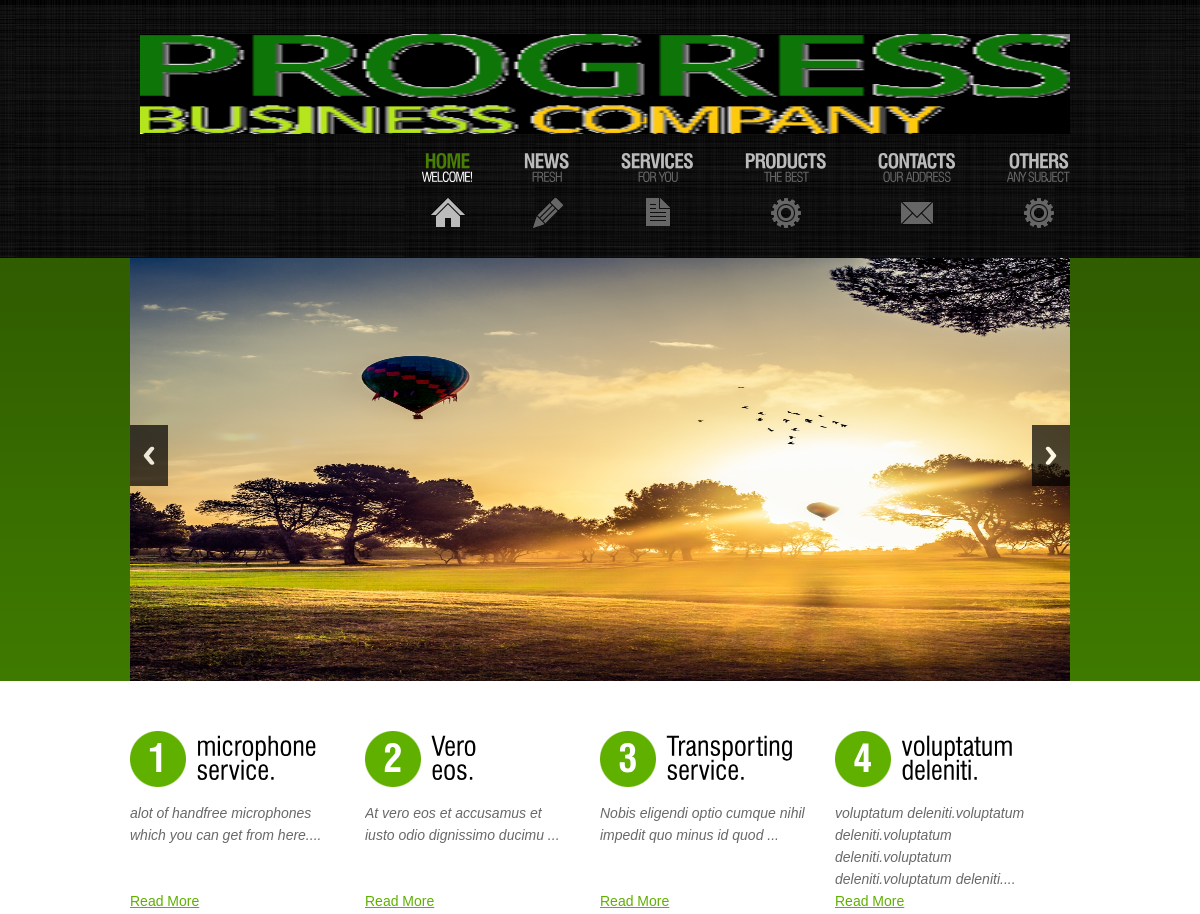
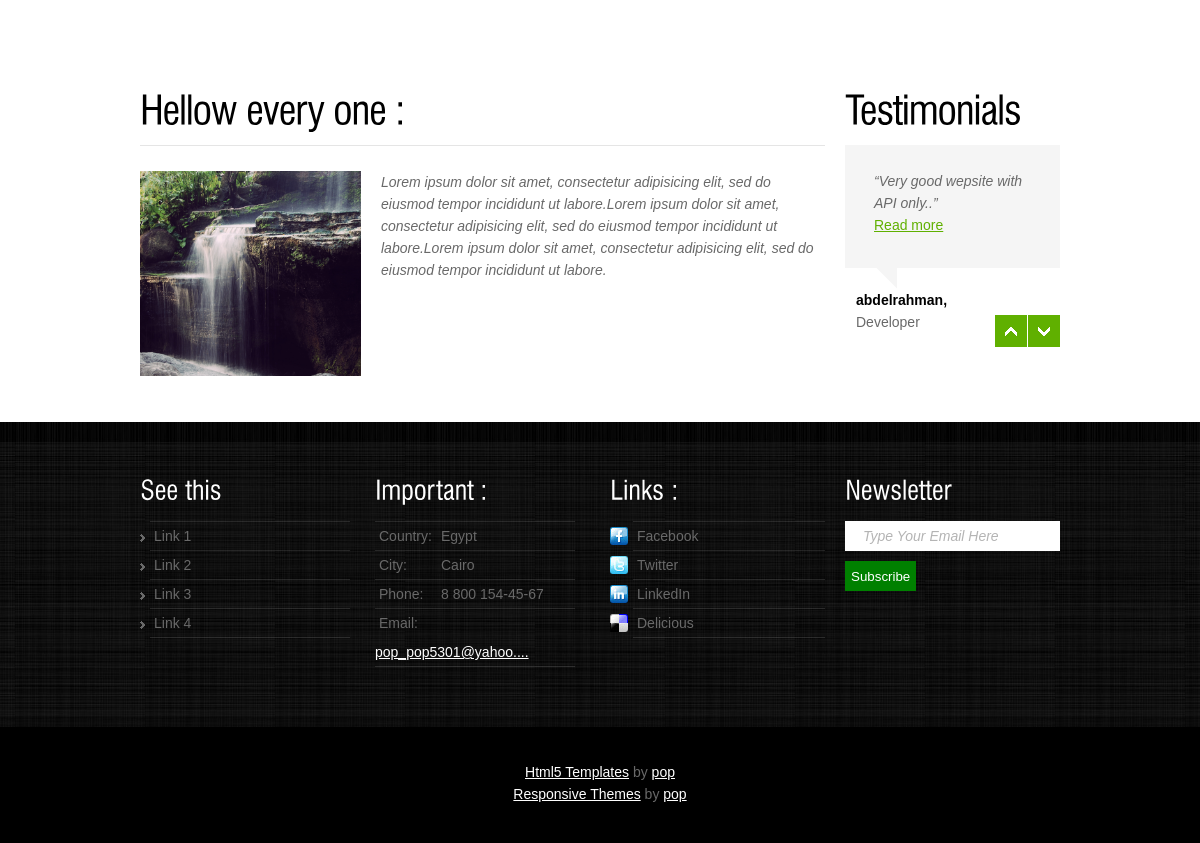
The page / on the database its author committed (2 pictures, top to bottom).
### tables this page shows
CREATE TABLE IF NOT EXISTS `products` (
  `prod_id` int(11) NOT NULL AUTO_INCREMENT,
  `prod_name` varchar(255) DEFAULT NULL,
  `desc` text,
  `content` longtext,
  `image` varchar(255) DEFAULT NULL,
  `active_prod` tinyint(1) DEFAULT NULL,
  `in_home` tinyint(1) DEFAULT NULL,
  PRIMARY KEY (`prod_id`)
);

CREATE TABLE IF NOT EXISTS `services` (
  `serv_id` int(11) NOT NULL AUTO_INCREMENT,
  `title` varchar(255) DEFAULT NULL,
  `desc` mediumtext,
  `image` varchar(255) DEFAULT NULL,
  `active_serv` tinyint(1) DEFAULT NULL,
  `in_home` tinyint(1) DEFAULT NULL,
  PRIMARY KEY (`serv_id`)
);

CREATE TABLE IF NOT EXISTS `setting` (
  `setting_id` int(11) NOT NULL AUTO_INCREMENT,
  `key` varchar(255) DEFAULT NULL,
  `desc` text,
  PRIMARY KEY (`setting_id`)
);

CREATE TABLE IF NOT EXISTS `testimonials` (
  `testimo_id` int(11) NOT NULL AUTO_INCREMENT,
  `name` varchar(255) DEFAULT NULL,
  `job` varchar(255) DEFAULT NULL,
  `desc` mediumtext,
  `content` longtext,
  `active_testimo` tinyint(1) DEFAULT NULL,
  `in_home` tinyint(1) DEFAULT NULL,
  PRIMARY KEY (`testimo_id`)
);

### productsAPI.php (called while the page is built, shortened)
<?php
function prog_pros_get($extra = '')
{
$query = sprintf("SELECT * FROM `products` %s",$extra);
$qresult = @mysql_query($query);
$rcount = @mysql_num_rows($qresult);
$pros = array();
for($i = 0; $i<$rcount; $i++)
	$pros[@count($pros)] = @mysql_fetch_object($qresult) ;
return $pros;
}
function prog_pros_get_by_active()
{
$pr_active = 1;
$result = prog_pros_get("WHERE `active_prod` = '$pr_active' ");
return $result;
}
?>

### servicesAPI.php (called while the page is built, shortened)
<?php
function prog_servs_get($extra = '')
{
$query = sprintf("SELECT * FROM `services` %s",$extra);
$qresult = @mysql_query($query);
$rcount = @mysql_num_rows($qresult);
$servs = array();
for($i = 0; $i<$rcount; $i++)
	$servs[@count($servs)] = @mysql_fetch_object($qresult) ;
return $servs;
}
function prog_servs_get_by_home()
{
$sr_home = 1;
$result = prog_servs_get("WHERE `in_home` = '$sr_home' ");
return $result;
}
?>

### prog_db.php (called while the page is built, shortened)
<?php
$prog_host      = 'localhost';
$prog_username  = 'root';
$prog_password  = '';
$prog_handle = @mysql_connect($prog_host,$prog_username,$prog_password);
function limit_text($text,$limit = 5) {
      if (str_word_count($text, 0) > $limit) {
          $words = str_word_count($text,2);
          $pos = array_keys($words);
          $text = substr($text, 0, $pos[$limit]) . '...';
      }
      return $text;
}
function get_set($key)
{
global $prog_handle;
$st_key = @mysql_real_escape_string(strip_tags($key),$prog_handle);
$result = prog_setting_get("WHERE `key` = '$st_key' ");
$setting = $result[0];
return $setting->desc;
}
?>

### settingAPI.php (called while the page is built, shortened)
<?php
function prog_setting_get($extra = '')
{
$query = sprintf("SELECT * FROM `setting` %s",$extra);
$qresult = @mysql_query($query);
$rcount = @mysql_num_rows($qresult);
$settings = array();
for($i = 0; $i<$rcount; $i++)
	$settings[@count($settings)] = @mysql_fetch_object($qresult) ;
return $settings;
}
?>

### testimonialsAPI.php (called while the page is built, shortened)
<?php
function prog_testi_get($extra = '')
{
$query = sprintf("SELECT * FROM `testimonials` %s",$extra);
$qresult = @mysql_query($query);
$rcount = @mysql_num_rows($qresult);
$testis = array();
for($i = 0; $i<$rcount; $i++)
	$testis[@count($testis)] = @mysql_fetch_object($qresult) ;
return $testis;
}
?>

### index.php (the view, shortened to what this page needs)
<!DOCTYPE html>
<html lang="en">
<head>
<link rel="stylesheet" href="css/reset.css" type="text/css" media="all">
<link rel="stylesheet" href="css/layout.css" type="text/css" media="all">
<link rel="stylesheet" href="css/style.css" type="text/css" media="all">
<link rel="stylesheet" href="css/zerogrid.css">
<link rel="stylesheet" href="css/responsive.css">
<link rel="stylesheet" href="css/responsiveslides.css" />
</head>
<body id="page1">
<div class="body1">
	<div class="body2">
		<div class="main zerogrid">
			<header>
				<div class="wrapper row">
				<h1><a href="index.php" id="logo"><img src="images/logo.png" style="width: 1000px;height: 100px;" /></a></h1>
				<nav>
					<ul id="menu">
						<li id="nav1" class="active"><a href="index.php">Home<span>Welcome!</span></a></li>
						<li id="nav2"><a href="news.php">News<span>Fresh</span></a></li>
						<li id="nav3"><a href="services.php">Services<span>for you</span></a></li>
						<li id="nav4"><a href="products.php">Products<span>The best</span></a></li>
						<li id="nav5"><a href="contacts.php">Contacts<span>Our Address</span></a></li>
						<li id="nav4"><a href="products2.php">Others<span>Any Subject</span></a></li>
					</ul>
				</nav>
				</div>
				<div class="wrapper row">
					<div class="slider">
					  	<div class="rslides_container">
							<ul class="rslides" id="slider">
<?php
require_once 'prog_db.php';
require_once 'productsAPI.php';
$pros = prog_pros_get_by_active();
if($pros == NULL)
{
	prog_db_close();
	echo('<div class="row-fluid">
    <div class="http-error">
        <h2>Oops..Problem!</h2>
        <p class="info">Page not found...Thank you.</p>
    </div>
</div>');
}else{
$pcount = @count($pros);
if($pcount == NULL)
{
	prog_db_close();
	echo('<div class="row-fluid">
    <div class="http-error">
        <h2>Oops..!</h2>
        <p class="info">Page not found...Thank you.</p>
    </div>
</div>');
}else{
for($i = 0; $i<$pcount; $i++)
{
 	$pro = $pros[$i];
if($pro->active_prod == 1)
echo '<li><a href="prodetails.php?P='.$pro->prod_id.'"><img src="admin/images/'.$pro->image.'" alt="" style="width: 940px;height: 423px;"></a></li>';
}
?>
							</ul>
						</div>
					</div>
				</div>
			</header>
		</div>
	</div>
</div>
	<div class="body3">
		<div class="main zerogrid">
<?php
require_once 'servicesAPI.php';
$servs = prog_servs_get_by_home();
if($servs == NULL)
{
	prog_db_close();
	echo('<div class="row-fluid">
    <div class="http-error">
        <h2>Oops..!</h2>
        <p class="info">Page not found...Thank you.</p>
    </div>
</div>');
}else{
$scount = @count($servs);
if($scount == NULL)
{
	prog_db_close();
	echo('<div class="row-fluid">
    <div class="http-error">
        <h2>Oops..!</h2>
        <p class="info">Page not found...Thank you.</p>
    </div>
</div>');
}else{
?>
			<article id="content">
				<div class="wrapper row">
<?php
  $a = 0;
for($i = 0; $i<$scount; $i++)
{
 	$serv = $servs[$i];
$a++;
$e = explode(" ", $serv->title);
if(($serv->in_home == 1) && ($i<=3))
			echo'<section class="col-1-4">
						<div class="wrapper pad_bot2">
							<h3><span class="dropcap">'. $a .'</span>'.$e[0].'<span>'.$e[1].'</span></h3>
							<p style="width: 210px;height: 80px;" class="pad_bot1">'.limit_text($serv->desc,10).'</p>
							<a href="services.php" class="link1">Read More</a>
						</div>
					</section>';
}
require_once 'settingAPI.php';
$sets = prog_setting_get();
if($sets == NULL)
{
	prog_db_close();
	echo('<div class="row-fluid">
    <div class="http-error">
        <h2>Oops..!</h2>
        <p class="info">Page not found...Thank you.</p>
    </div>
</div>');
}else{
$setcount = @count($sets);
if($setcount == NULL)
{
	prog_db_close();
	echo('<div class="row-fluid">
    <div class="http-error">
        <h2>Oops..!</h2>
        <p class="info">Page not found...Thank you.</p>
    </div>
</div>');
}else{
?>
				</div>
		<div class="wrapper row">
					            <section class="col-3-4">
						         <div class="wrap-col">
							     <h2 class="under"><?= limit_text( get_set('Welcome_title'),4) ?></h2>
						  	     <div class="wrapper">
								 <figure class="left marg_right1"><img style="width: 221px;hight: 132px;" src="admin/images/<?=  get_set('Welcome_image') ?>" alt=""></figure>
								 <p class="pad_bot1"><?= limit_text( get_set('Welcome_content'),65) ?></p>
								 </div>
						</div>
					</section>
					<section class="col-1-4">
						<div class="wrap-col">
							<h2>Testimonials</h2>
							<div class="testimonials">
							<div id="testimonials">
								<ul>
<?php
require_once 'testimonialsAPI.php';
$testis = prog_testi_get();
if($testis == NULL)
{
	prog_db_close();
	echo('<div class="row-fluid">
    <div class="http-error">
        <h2>Oops..!</h2>
        <p class="info">Page not found...Thank you.</p>
    </div>
</div>');
}else{
$testicount = @count($testis);
if($testicount == NULL)
{
	prog_db_close();
	echo('<div class="row-fluid">
    <div class="http-error">
        <h2>Oops..!</h2>
        <p class="info">Page not found...Thank you.</p>
    </div>
</div>');
}else{
for($i = 0; $i<$testicount; $i++)
{
  $testi = $testis[$i];
if(($testi->active_testimo == 1) && ($testi->in_home == 1))
								echo'<li>
									<div>
										“'.limit_text($testi->desc,8).'.”<br><a href="testimonialsdetails.php?t='.$testi->testimo_id.'" class="link1">Read more</a>
									</div>
									<span><strong class="color1">'.$testi->name.',</strong> <br>
									'.$testi->job.'<br>
									</span>
								</li>';
}
?>
                            </ul>
							</div>
							<a href="#" class="up"></a>
							<a href="#" class="down"></a>
							</div>
						</div>
					</section>
				</div>
			</article>
		</div>
	</div>
	<?php }}}}}}}} ?>
		<div class="body4">
		<div class="main zerogrid">
			<article id="content2">
				<div class="wrapper row">
					<section class="col-1-4">
					<div class="wrap-col">
						<h4><?= limit_text( get_set('footer_title1'),2) ?></h4>
						<ul class="list1">
                            <li><a href="<?= get_set('footer_link1_link') ?>"><?= limit_text(get_set('footer_link1_title'),3) ?></a></li>
							<li><a href="<?= get_set('footer_link2_link') ?>"><?= limit_text(get_set('footer_link2_title'),3) ?></a></li>
							<li><a href="<?= get_set('footer_link3_link') ?>"><?= limit_text(get_set('footer_link3_title'),3) ?></a></li>
							<li><a href="<?= get_set('footer_link4_link') ?>"><?= limit_text(get_set('footer_link4_title'),3) ?></a></li>
						</ul>
					</div>
					</section>
					<section class="col-1-4">
					<div class="wrap-col">
						<h4><?= limit_text( get_set('footer_title2'),2) ?></h4>
						<ul class="address">
							<li><span>Country:</span><?= get_set('Country') ?></li>
							<li><span>City:</span><?= get_set('City') ?></li>
							<li><span>Phone:</span><?= get_set('Phone') ?></li>
							<li><span>Email:</span><a href=<?= get_set('footer_Email_link') ?>><?= limit_text(get_set('footer_Email_title'),3) ?></a></li>
						</ul>
					</div>
					</section>
					<section class="col-1-4">
					<div class="wrap-col">
						<h4><?= limit_text( get_set('footer_title3'),2) ?></h4>
						<ul id="icons">
					<li><a href="<?= get_set('facebook') ?>"><img src="images/icon1.jpg" alt="">Facebook</a></li>
					<li><a href="<?= get_set('Twitter') ?>"><img src="images/icon2.jpg" alt="">Twitter</a></li>
					<li><a href="<?= get_set('LinkedIn') ?>"><img src="images/icon3.jpg" alt="">LinkedIn</a></li>
					<li><a href="<?= get_set('Delicious') ?>"><img src="images/icon4.jpg" alt="">Delicious</a></li>
						</ul>
					</div>
					</section>
					<section class="col-1-4">
					<div class="wrap-col">
						<h4>Newsletter</h4>
						<form  method="post" id="newsletter">
							<div>
								<div class="wrapper" style="width: 215px;height: 40;">
									<input class="input" type="text" id="newsletters" value="Type Your Email Here"  onblur="if(this.value=='') this.value='Type Your Email Here'" onfocus="if(this.value =='Type Your Email Here' ) this.value=''">
								</div>
							<input type="button" class="button" style="color: white;height: 30px;background-color: green;" onclick="letter_info()" value="Subscribe" />
							    </div>
							</div>
					</div>
				</div>
		</div>
		<div class="main zerogrid">
			<footer>
				<a href="http://www.zerotheme.com/432/free-responsive-html5-css3-website-templates.html" target="_blank">Html5 Templates</a> by <a href="http://www.templatemonster.com/" target="_blank">pop</a><br>
				<a href="http://www.zerotheme.com/432/free-responsive-html5-css3-website-templates.html" target="_blank">Responsive Themes</a> by <a href="http://www.zerotheme.com/" target="_blank">pop</a><br>
			</footer>
		</div>
</body>
</html>

### css/layout.css (style rules this page uses)
#page1 .body2 { background:url(../images/bg_slider.gif) bottom repeat-x }

### css/zerogrid.css (style rules this page uses)
.zerogrid { width: 940px; position: relative; margin: 0 auto; padding: 0px; }
.zerogrid:after { content: "\0020"; display: block; height: 0; clear: both; visibility: hidden; }
.zerogrid .row:before,.row:after { content: '\0020'; display: block; overflow: hidden; visibility: hidden; width: 0; height: 0; }
.zerogrid .row:after { clear: both; }
.zerogrid .row { zoom: 1; }
.zerogrid .wrap-col { margin:10px; }
.zerogrid .col-1-2, .zerogrid .col-1-3, .zerogrid .col-2-3, .zerogrid .col-1-4, .zerogrid .col-2-4, .zerogrid .col-3-4, .zerogrid .col-1-5, .zerogrid .col-2-5, .zerogrid .col-3-5, .zerogrid .col-4-5, .zerogrid .col-1-6, .zerogrid .col-2-6, .zerogrid .col-3-6, .zerogrid .col-4-6, .zerogrid .col-5-6 { float:left; display: inline-block; }
.zerogrid .col-1-4 { width:25%; }
.zerogrid .col-3-4 { width:75%; }

### css/responsive.css (style rules this page uses)
html { -webkit-text-size-adjust: none; }
img { max-width:100%; height: auto; width: auto\9; }

### css/responsiveslides.css (style rules this page uses)
.rslides { position: relative; list-style: none; overflow: hidden; width: 100%; padding: 0; margin: 0; }
.rslides li { position: absolute; display: none; width: 100%; left: 0; top: 0; }
.rslides li:first-child { position: relative; display: block; float: left; }
.rslides img { display: block; height: auto; float: left; width: 100%; border: 0; }
.rslides { margin: 0 auto; }
.rslides_container { position: relative; }

### rows shown on the page
products: image (picture)
services: in_home 1 (drawn), desc "alot of handfree microphones which you can get from here...."
services: in_home 1 (drawn), desc "At vero eos et accusamus et iusto odio dignissimo ducimu ..."
services: in_home 1 (drawn), desc "Nobis eligendi optio cumque nihil impedit quo minus id quod ..."
services: in_home 1 (drawn), desc "voluptatum deleniti.voluptatum deleniti.voluptatum deleniti.voluptatum deleniti.voluptatum deleniti...."
setting: desc (picture)
setting: desc "Lorem ipsum dolor sit amet, consectetur adipisicing elit, sed do eiusmod tempor incididunt ut labore.Lorem ipsum dolor sit amet, consectetur adipisicing elit, sed do eiusmod tempor incididunt ut labore.Lorem ipsum dolor sit amet, consectetur adipisicing elit, sed do eiusmod tempor incididunt ut labore."
testimonials: active_testimo 1 (drawn), desc "Very good wepsite with API only.", name "abdelrahman", job "Developer"
setting: desc "Link 1"
setting: desc "Link 2"
setting: desc "Link 3"
setting: desc "Link 4"
setting: desc "Egypt"
setting: desc "Cairo"
setting: desc "8 800 154-45-67"
setting: desc "pop_pop5301@yahoo...."
